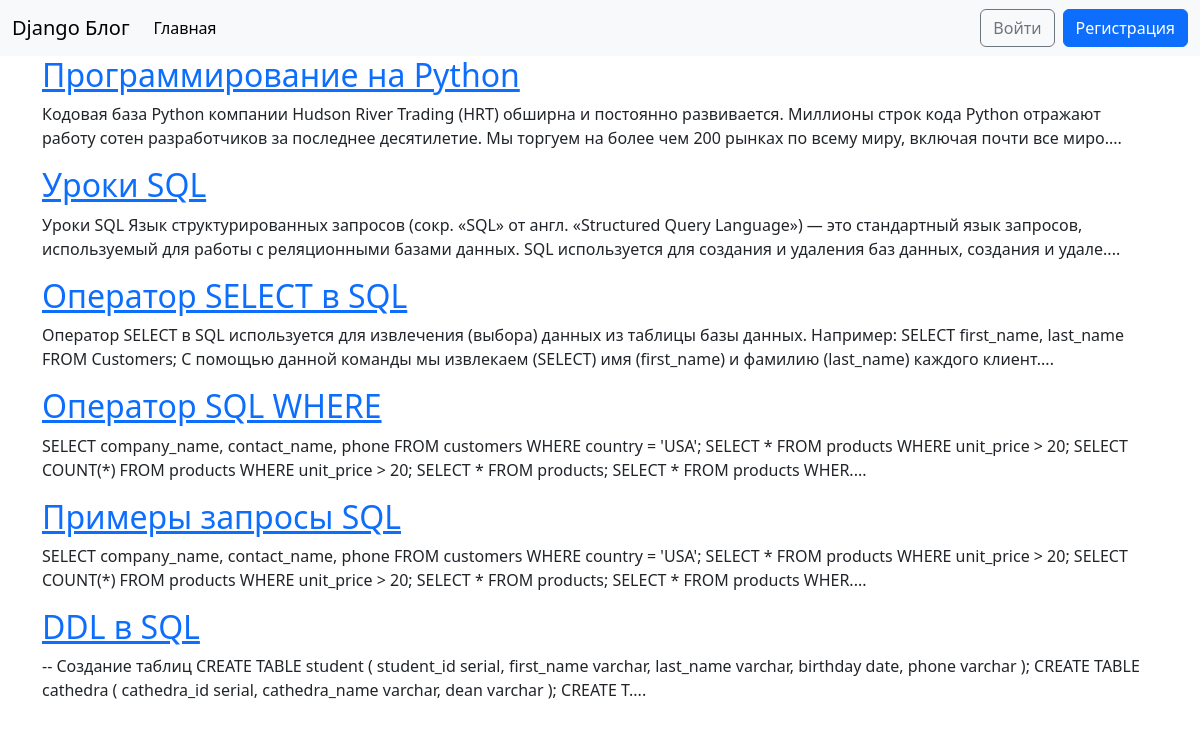
/, run on an earlier commit of the app's database.
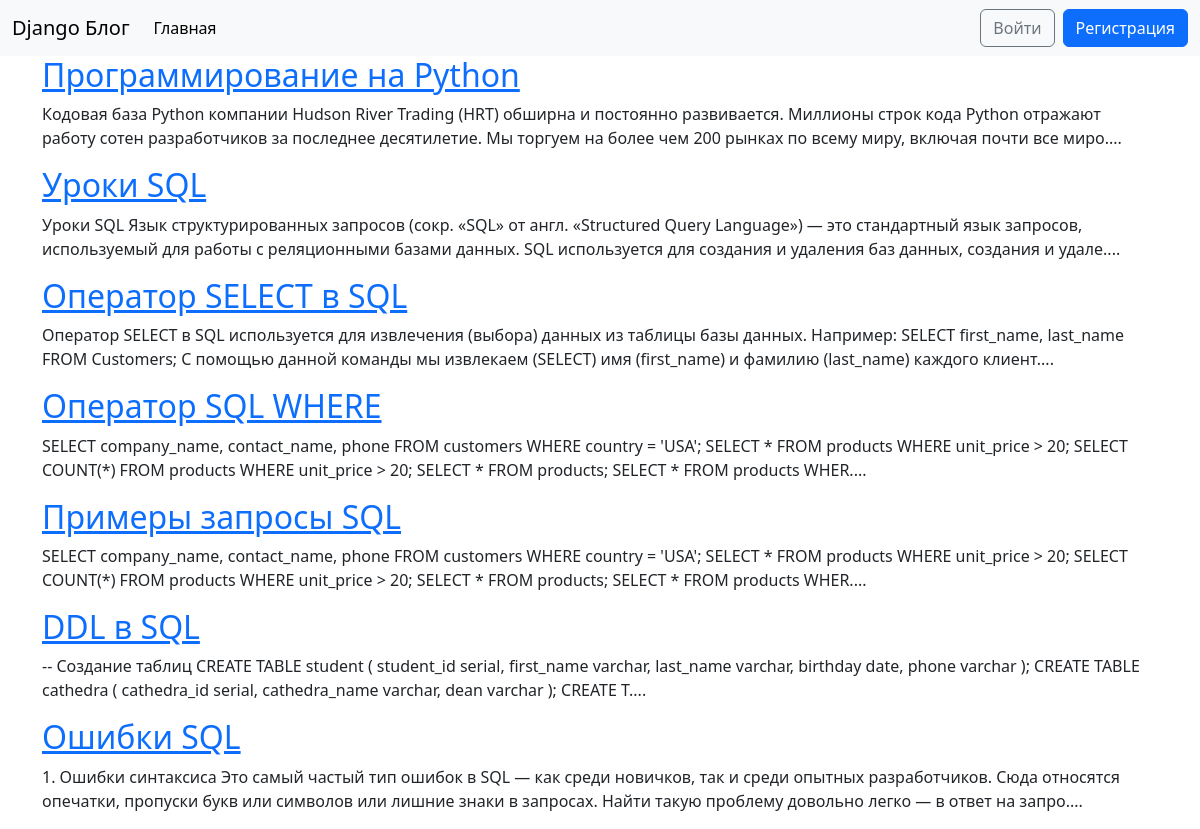
And on a later commit of the database.
### blog/models.py (models this page shows, shortened)
class Post(models.Model):
    title = models.CharField(max_length=200)
    author = models.ForeignKey(
        'auth.User',
        on_delete=models.CASCADE,
    )
    body = models.TextField()

### blog/views.py (the view)
# urls.py: path('', BlogListView.as_view(), name='home'),
class BlogListView(ListView):
    model = Post
    template_name = 'home.html'

### templates/home.html
{% extends 'base.html' %}
{% block content %}
  {% for post in post_list %}
    <div class="post-entry">
      <h2><a href="{% url 'post_detail' post.pk %}" class="karla">{{ post.title }}</a></h2>
      <p>{{ post.body|slice:'250' }}....</p>
    </div>
  {% endfor %}
{% endblock %}

What changed in the data, as far as the page shows it:
added Post: title "Ошибки SQL", body "1. Ошибки синтаксиса Это самый частый тип ошибок в SQL — как среди новичков, так и среди опытных разработчиков. Сюда относятся опечатки, пропуски букв или символов или лишние знаки в запросах. Найти такую проблему довольно легко — в ответ на запро"
